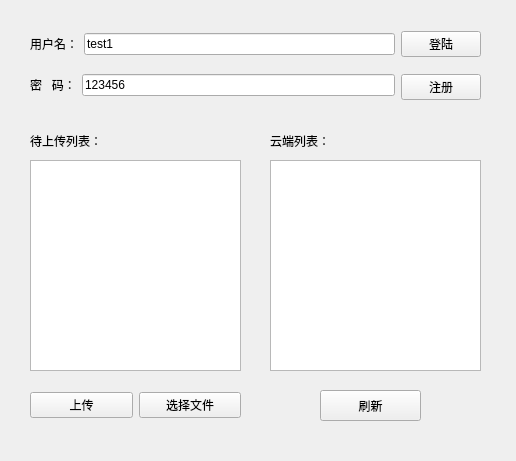
<?xml version="1.0" encoding="UTF-8"?>
<ui version="4.0">
 <class>MainWindow</class>
 <widget class="QMainWindow" name="MainWindow">
  <property name="geometry">
   <rect>
    <x>0</x>
    <y>0</y>
    <width>516</width>
    <height>461</height>
   </rect>
  </property>
  <property name="windowTitle">
   <string>客户端</string>
  </property>
  <widget class="QWidget" name="centralwidget">
   <widget class="QPushButton" name="pushButtonFlush">
    <property name="geometry">
     <rect>
      <x>320</x>
      <y>390</y>
      <width>101</width>
      <height>31</height>
     </rect>
    </property>
    <property name="text">
     <string>刷新</string>
    </property>
   </widget>
   <widget class="QLabel" name="label_3">
    <property name="geometry">
     <rect>
      <x>30</x>
      <y>130</y>
      <width>91</width>
      <height>21</height>
     </rect>
    </property>
    <property name="text">
     <string>待上传列表：</string>
    </property>
   </widget>
   <widget class="QLabel" name="label_4">
    <property name="geometry">
     <rect>
      <x>270</x>
      <y>130</y>
      <width>91</width>
      <height>21</height>
     </rect>
    </property>
    <property name="text">
     <string>云端列表：</string>
    </property>
   </widget>
   <widget class="QWidget" name="layoutWidget">
    <property name="geometry">
     <rect>
      <x>30</x>
      <y>20</y>
      <width>451</width>
      <height>91</height>
     </rect>
    </property>
    <layout class="QHBoxLayout" name="horizontalLayout_3">
     <item>
      <layout class="QVBoxLayout" name="verticalLayout">
       <item>
        <layout class="QHBoxLayout" name="horizontalLayout">
         <item>
          <widget class="QLabel" name="label">
           <property name="text">
            <string>用户名：</string>
           </property>
          </widget>
         </item>
         <item>
          <widget class="QLineEdit" name="lineEditUserName">
           <property name="text">
            <string>test1</string>
           </property>
          </widget>
         </item>
        </layout>
       </item>
       <item>
        <layout class="QHBoxLayout" name="horizontalLayout_2">
         <item>
          <widget class="QLabel" name="label_2">
           <property name="text">
            <string>密   码：</string>
           </property>
          </widget>
         </item>
         <item>
          <widget class="QLineEdit" name="lineEditPassword">
           <property name="inputMask">
            <string/>
           </property>
           <property name="text">
            <string>123456</string>
           </property>
          </widget>
         </item>
        </layout>
       </item>
      </layout>
     </item>
     <item>
      <layout class="QVBoxLayout" name="verticalLayout_2">
       <item>
        <widget class="QPushButton" name="pushButtonLogin">
         <property name="text">
          <string>登陆</string>
         </property>
        </widget>
       </item>
       <item>
        <widget class="QPushButton" name="pushButtonSignUp">
         <property name="text">
          <string>注册</string>
         </property>
        </widget>
       </item>
      </layout>
     </item>
    </layout>
   </widget>
   <widget class="QWidget" name="layoutWidget">
    <property name="geometry">
     <rect>
      <x>30</x>
      <y>380</y>
      <width>211</width>
      <height>51</height>
     </rect>
    </property>
    <layout class="QHBoxLayout" name="horizontalLayout_4">
     <item>
      <widget class="QPushButton" name="pushButtonUpload">
       <property name="text">
        <string>上传</string>
       </property>
      </widget>
     </item>
     <item>
      <widget class="QPushButton" name="pushButtonSelectFile">
       <property name="text">
        <string>选择文件</string>
       </property>
      </widget>
     </item>
    </layout>
   </widget>
   <widget class="QListView" name="listViewSelectLists">
    <property name="geometry">
     <rect>
      <x>30</x>
      <y>160</y>
      <width>211</width>
      <height>211</height>
     </rect>
    </property>
   </widget>
   <widget class="QListView" name="listViewCloudLists">
    <property name="geometry">
     <rect>
      <x>270</x>
      <y>160</y>
      <width>211</width>
      <height>211</height>
     </rect>
    </property>
   </widget>
   <zorder>layoutWidget</zorder>
   <zorder>layoutWidget</zorder>
   <zorder>label_3</zorder>
   <zorder>label_4</zorder>
   <zorder>pushButtonFlush</zorder>
   <zorder>listViewSelectLists</zorder>
   <zorder>listViewCloudLists</zorder>
  </widget>
 </widget>
 <resources/>
 <connections/>
</ui>
